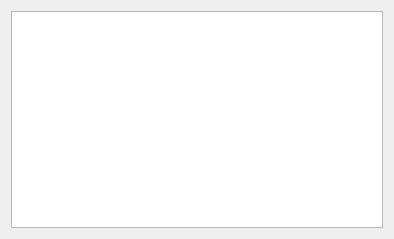
<?xml version="1.0" encoding="UTF-8"?>
<ui version="4.0">
 <class>Widget</class>
 <widget class="QWidget" name="Widget">
  <property name="geometry">
   <rect>
    <x>0</x>
    <y>0</y>
    <width>394</width>
    <height>239</height>
   </rect>
  </property>
  <property name="windowTitle">
   <string>Widget</string>
  </property>
  <layout class="QVBoxLayout" name="verticalLayout">
   <item>
    <widget class="QTextEdit" name="textEdit"/>
   </item>
  </layout>
 </widget>
 <layoutdefault spacing="6" margin="11"/>
 <resources/>
 <connections/>
</ui>
